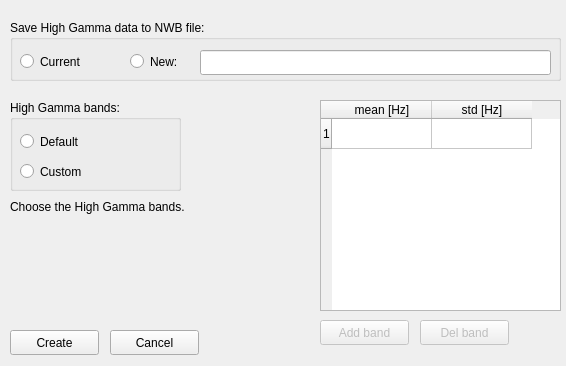
<?xml version="1.0" encoding="UTF-8"?>
<ui version="4.0">
 <class>Dialog</class>
 <widget class="QDialog" name="Dialog">
  <property name="enabled">
   <bool>true</bool>
  </property>
  <property name="geometry">
   <rect>
    <x>0</x>
    <y>0</y>
    <width>566</width>
    <height>366</height>
   </rect>
  </property>
  <property name="sizePolicy">
   <sizepolicy hsizetype="MinimumExpanding" vsizetype="MinimumExpanding">
    <horstretch>0</horstretch>
    <verstretch>0</verstretch>
   </sizepolicy>
  </property>
  <property name="windowTitle">
   <string>Dialog</string>
  </property>
  <property name="sizeGripEnabled">
   <bool>false</bool>
  </property>
  <widget class="QGroupBox" name="groupBox_1">
   <property name="geometry">
    <rect>
     <x>10</x>
     <y>100</y>
     <width>171</width>
     <height>91</height>
    </rect>
   </property>
   <property name="title">
    <string>High Gamma bands:</string>
   </property>
   <property name="flat">
    <bool>false</bool>
   </property>
   <property name="checkable">
    <bool>false</bool>
   </property>
   <widget class="QRadioButton" name="radioButton_1">
    <property name="geometry">
     <rect>
      <x>10</x>
      <y>30</y>
      <width>112</width>
      <height>23</height>
     </rect>
    </property>
    <property name="text">
     <string>Default</string>
    </property>
   </widget>
   <widget class="QRadioButton" name="radioButton_2">
    <property name="geometry">
     <rect>
      <x>10</x>
      <y>60</y>
      <width>112</width>
      <height>23</height>
     </rect>
    </property>
    <property name="text">
     <string>Custom</string>
    </property>
   </widget>
  </widget>
  <widget class="QTableWidget" name="tableWidget">
   <property name="geometry">
    <rect>
     <x>320</x>
     <y>100</y>
     <width>241</width>
     <height>211</height>
    </rect>
   </property>
   <property name="sizePolicy">
    <sizepolicy hsizetype="MinimumExpanding" vsizetype="MinimumExpanding">
     <horstretch>0</horstretch>
     <verstretch>0</verstretch>
    </sizepolicy>
   </property>
   <property name="frameShape">
    <enum>QFrame::StyledPanel</enum>
   </property>
   <property name="frameShadow">
    <enum>QFrame::Sunken</enum>
   </property>
   <property name="sizeAdjustPolicy">
    <enum>QAbstractScrollArea::AdjustIgnored</enum>
   </property>
   <property name="editTriggers">
    <set>QAbstractItemView::NoEditTriggers</set>
   </property>
   <property name="tabKeyNavigation">
    <bool>false</bool>
   </property>
   <property name="showDropIndicator" stdset="0">
    <bool>false</bool>
   </property>
   <property name="showGrid">
    <bool>true</bool>
   </property>
   <property name="cornerButtonEnabled">
    <bool>true</bool>
   </property>
   <property name="rowCount">
    <number>1</number>
   </property>
   <property name="columnCount">
    <number>2</number>
   </property>
   <attribute name="verticalHeaderHighlightSections">
    <bool>true</bool>
   </attribute>
   <row/>
   <column>
    <property name="text">
     <string>mean [Hz]</string>
    </property>
   </column>
   <column>
    <property name="text">
     <string>std [Hz]</string>
    </property>
   </column>
  </widget>
  <widget class="QLabel" name="label_1">
   <property name="geometry">
    <rect>
     <x>10</x>
     <y>200</y>
     <width>301</width>
     <height>111</height>
    </rect>
   </property>
   <property name="text">
    <string>Choose the High Gamma bands.</string>
   </property>
   <property name="alignment">
    <set>Qt::AlignLeading|Qt::AlignLeft|Qt::AlignTop</set>
   </property>
   <property name="wordWrap">
    <bool>true</bool>
   </property>
   <property name="indent">
    <number>0</number>
   </property>
  </widget>
  <widget class="QPushButton" name="pushButton_1">
   <property name="enabled">
    <bool>false</bool>
   </property>
   <property name="geometry">
    <rect>
     <x>320</x>
     <y>320</y>
     <width>89</width>
     <height>25</height>
    </rect>
   </property>
   <property name="text">
    <string>Add band</string>
   </property>
  </widget>
  <widget class="QPushButton" name="pushButton_2">
   <property name="enabled">
    <bool>false</bool>
   </property>
   <property name="geometry">
    <rect>
     <x>420</x>
     <y>320</y>
     <width>89</width>
     <height>25</height>
    </rect>
   </property>
   <property name="text">
    <string>Del band</string>
   </property>
  </widget>
  <widget class="QPushButton" name="runButton">
   <property name="geometry">
    <rect>
     <x>10</x>
     <y>330</y>
     <width>89</width>
     <height>25</height>
    </rect>
   </property>
   <property name="text">
    <string>Create</string>
   </property>
  </widget>
  <widget class="QPushButton" name="cancelButton">
   <property name="geometry">
    <rect>
     <x>110</x>
     <y>330</y>
     <width>89</width>
     <height>25</height>
    </rect>
   </property>
   <property name="text">
    <string>Cancel</string>
   </property>
  </widget>
  <widget class="QGroupBox" name="groupBox_2">
   <property name="geometry">
    <rect>
     <x>10</x>
     <y>20</y>
     <width>551</width>
     <height>61</height>
    </rect>
   </property>
   <property name="title">
    <string>Save High Gamma data to NWB file:</string>
   </property>
   <property name="flat">
    <bool>false</bool>
   </property>
   <property name="checkable">
    <bool>false</bool>
   </property>
   <widget class="QRadioButton" name="radioButton_3">
    <property name="geometry">
     <rect>
      <x>10</x>
      <y>30</y>
      <width>112</width>
      <height>23</height>
     </rect>
    </property>
    <property name="text">
     <string>Current</string>
    </property>
   </widget>
   <widget class="QRadioButton" name="radioButton_4">
    <property name="geometry">
     <rect>
      <x>120</x>
      <y>30</y>
      <width>112</width>
      <height>23</height>
     </rect>
    </property>
    <property name="text">
     <string>New:</string>
    </property>
   </widget>
   <widget class="QLineEdit" name="lineEdit">
    <property name="geometry">
     <rect>
      <x>190</x>
      <y>30</y>
      <width>351</width>
      <height>25</height>
     </rect>
    </property>
   </widget>
  </widget>
 </widget>
 <resources/>
 <connections/>
</ui>
